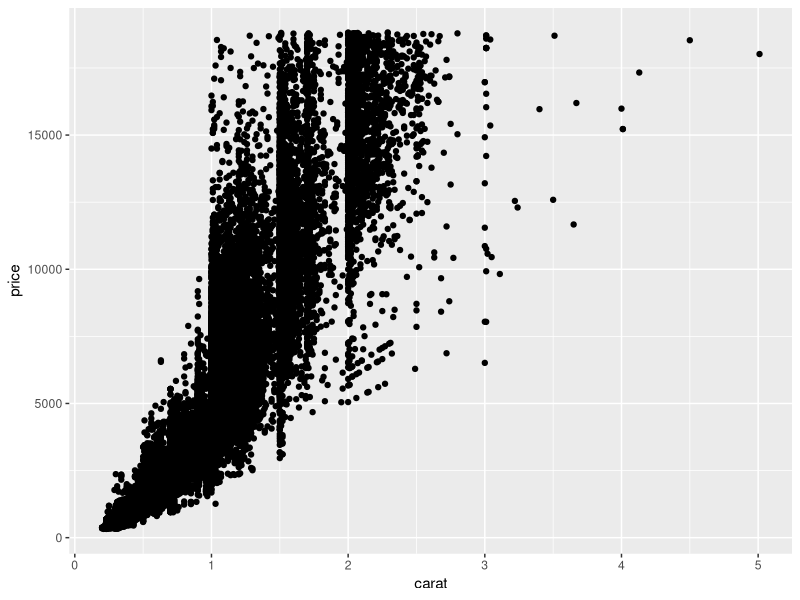
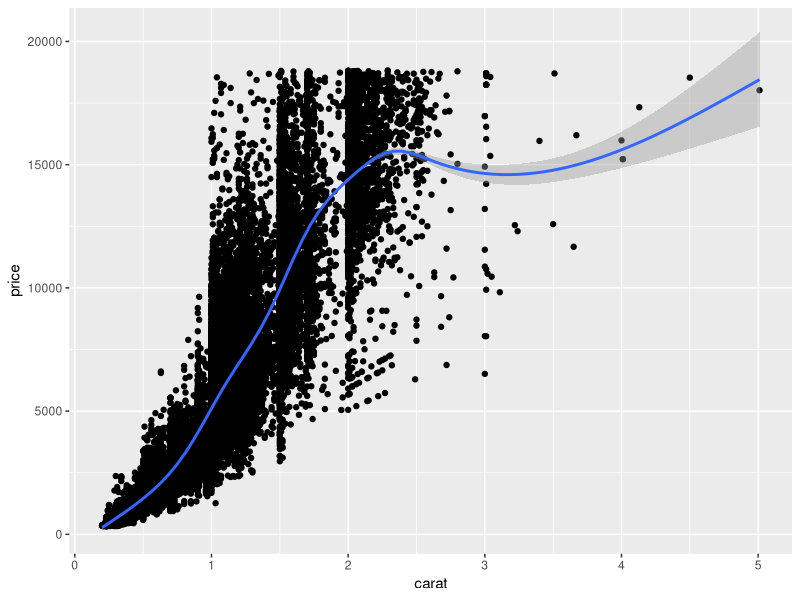

These charts were generated, in order, by the following R code:
# load ggplot library
# update at this file, just another comment
library(ggplot2)

# first plot
ggplot(diamonds, aes(carat, price)) +
  geom_point()

# second plot
ggplot(diamonds, aes(carat, price)) +
  geom_point() +
  geom_smooth()